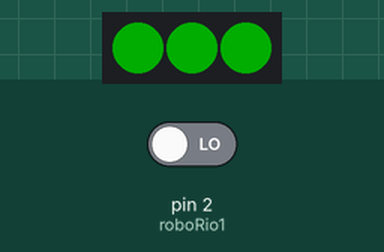
Recording of a sketch running on a simulated Arduino Uno, built with avr-gcc and run on an emulated ATmega328P. Parts: 3 RGB LEDs in strip order, left to right. Inputs (shaded band) come from the test bench; at power-on: pin 2 (roboRio1) LOW. Dim RGB values are drawn brighter than linear.

Above: at 1.2 s.
1.3 s: pin 2 (roboRio1) driven HIGH
At 2.4 s:
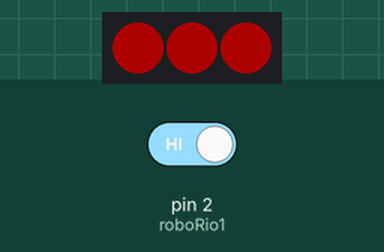
2.8 s: pin 2 (roboRio1) driven LOW
At 3.5 s:
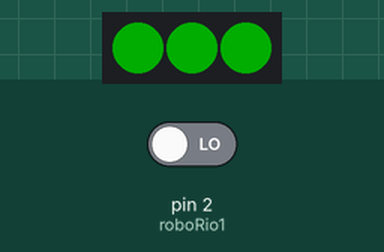
Timing chart, 0 to 5.8 s (numbered marks = the images above; inputs shaded):
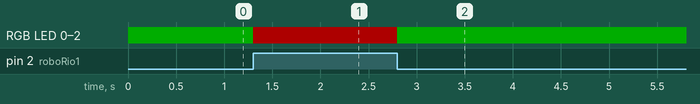

Measured:
- after the input at 1.3 s, RGB LED 0–2: RGB(0, 50, 0) → RGB(50, 0, 0) at once
- after the input at 2.8 s, RGB LED 0–2: RGB(50, 0, 0) → RGB(0, 50, 0) at once

The sketch:

RoboRio_Basic_Lights.ino
```cpp
#include <Adafruit_NeoPixel.h>
#ifdef __AVR__
  #include <avr/power.h>
#endif

//Pin NeoPixels are plugged into
#define PIN 6

//Number of LEDs on NeoPixel Strand
#define NUM_LEDS 3

//pixel strand definition
Adafruit_NeoPixel pixels = Adafruit_NeoPixel(NUM_LEDS, PIN, NEO_GRB + NEO_KHZ800);

int roboRio1 = 2;

void setup() {
  // put your setup code here, to run once:
  #if defined (__AVR_ATtiny85__)
  if (F_CPU == 16000000) clock_prescale_set(clock_div_1);
#endif
  pixels.begin();
  pinMode(roboRio1 , INPUT);
}

void loop() {
  //reads value from roborio
  int robotState1 = digitalRead(roboRio1);

  //checks state of robot, if high, changes neopixel color
  if (robotState1 == HIGH) {

    //sets pixels to red
    for (int pixelVal = 0; pixelVal < NUM_LEDS; pixelVal++) {
      pixels.setPixelColor(pixelVal, pixels.Color(50 , 0 , 0));
    }

  }
  //changes color if RobotState1 isn't high
  else {

    //sets pixels to green
    for (int pixelVal = 0; pixelVal < NUM_LEDS; pixelVal++) {
      pixels.setPixelColor(pixelVal, pixels.Color(0 , 50 , 0));
    }
  }

//displays neopixels
pixels.show();
}
```
